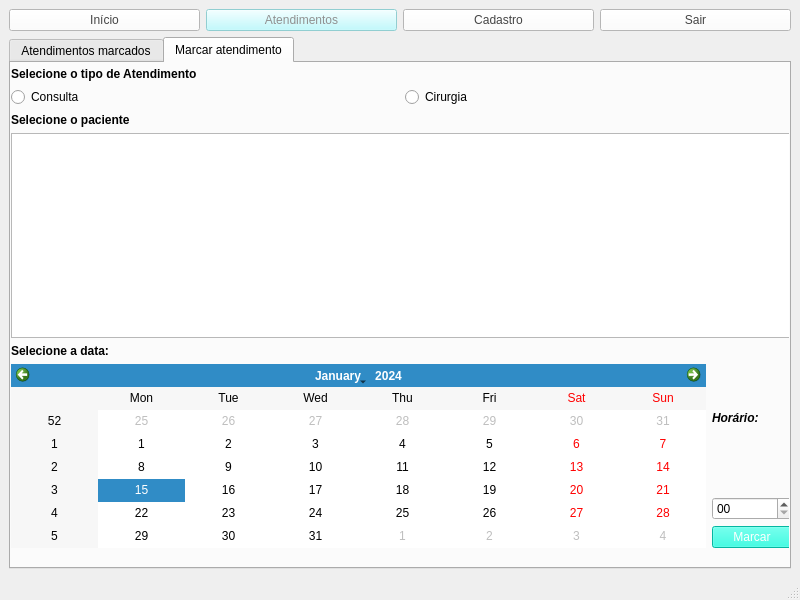
<?xml version="1.0" encoding="UTF-8"?>
<ui version="4.0">
 <class>Medico_atendimentos</class>
 <widget class="QMainWindow" name="Medico_atendimentos">
  <property name="geometry">
   <rect>
    <x>0</x>
    <y>0</y>
    <width>800</width>
    <height>600</height>
   </rect>
  </property>
  <property name="windowTitle">
   <string>MainWindow</string>
  </property>
  <widget class="QWidget" name="centralwidget">
   <layout class="QVBoxLayout" name="verticalLayout">
    <item>
     <layout class="QHBoxLayout" name="horizontalLayout">
      <item>
       <widget class="QPushButton" name="botaoInicio">
        <property name="styleSheet">
         <string notr="true">QPushButton { 
color: rgb(68, 68, 68);
background-color: rgb(255, 255, 255);
border-color: rgb(48, 245, 255);
}

QPushButton:pressed { 
color: rgb(68, 68, 68);
background-color: rgb(170, 255, 255);
border-color: rgb(48, 245, 255);
}</string>
        </property>
        <property name="text">
         <string>Início</string>
        </property>
       </widget>
      </item>
      <item>
       <widget class="QPushButton" name="botaoAtendimentos">
        <property name="enabled">
         <bool>false</bool>
        </property>
        <property name="styleSheet">
         <string notr="true">color: rgb(144, 144, 144);
background-color: rgb(176, 251, 255);
border-color: rgb(48, 245, 255);
</string>
        </property>
        <property name="text">
         <string>Atendimentos</string>
        </property>
       </widget>
      </item>
      <item>
       <widget class="QPushButton" name="botaoCadastro">
        <property name="styleSheet">
         <string notr="true">QPushButton { 
color: rgb(68, 68, 68);
background-color: rgb(255, 255, 255);
border-color: rgb(48, 245, 255);
}

QPushButton:pressed { 
color: rgb(68, 68, 68);
background-color: rgb(170, 255, 255);
border-color: rgb(48, 245, 255);
}</string>
        </property>
        <property name="text">
         <string>Cadastro</string>
        </property>
       </widget>
      </item>
      <item>
       <widget class="QPushButton" name="botaoSair">
        <property name="styleSheet">
         <string notr="true">QPushButton { 
color: rgb(68, 68, 68);
background-color: rgb(255, 255, 255);
border-color: rgb(48, 245, 255);
}

QPushButton:pressed { 
color: rgb(68, 68, 68);
background-color: rgb(170, 255, 255);
border-color: rgb(48, 245, 255);
}</string>
        </property>
        <property name="text">
         <string>Sair</string>
        </property>
       </widget>
      </item>
     </layout>
    </item>
    <item>
     <widget class="QTabWidget" name="tabWidget">
      <property name="currentIndex">
       <number>1</number>
      </property>
      <widget class="QWidget" name="Atendimentos">
       <attribute name="title">
        <string>Atendimentos marcados</string>
       </attribute>
       <widget class="QWidget" name="verticalLayoutWidget">
        <property name="geometry">
         <rect>
          <x>0</x>
          <y>0</y>
          <width>781</width>
          <height>481</height>
         </rect>
        </property>
        <layout class="QVBoxLayout" name="verticalLayout_2">
         <item>
          <layout class="QHBoxLayout" name="horizontalLayout_3">
           <item>
            <widget class="QLabel" name="seus_antendimentos">
             <property name="font">
              <font>
               <bold>true</bold>
              </font>
             </property>
             <property name="text">
              <string>Seus atendimentos</string>
             </property>
            </widget>
           </item>
           <item>
            <layout class="QHBoxLayout" name="horizontalLayout_2">
             <item>
              <widget class="QLabel" name="labelID">
               <property name="text">
                <string>ID:</string>
               </property>
              </widget>
             </item>
             <item>
              <widget class="QLabel" name="label_num_id">
               <property name="text">
                <string>TextLabel</string>
               </property>
              </widget>
             </item>
            </layout>
           </item>
          </layout>
         </item>
         <item>
          <widget class="QCalendarWidget" name="calendario_marcados">
           <property name="minimumDate">
            <date>
             <year>2024</year>
             <month>12</month>
             <day>1</day>
            </date>
           </property>
          </widget>
         </item>
         <item>
          <layout class="QHBoxLayout" name="horizontalLayout_5">
           <item>
            <widget class="QPushButton" name="botaoPesquisar">
             <property name="styleSheet">
              <string notr="true">color: rgb(255, 255, 255);
background-color: rgb(7, 255, 226);
border-color: rgb(48, 245, 255);
</string>
             </property>
             <property name="text">
              <string>Pesquisar</string>
             </property>
            </widget>
           </item>
          </layout>
         </item>
         <item>
          <widget class="QTableWidget" name="tw_atendimentos"/>
         </item>
         <item>
          <layout class="QHBoxLayout" name="horizontalLayout_4">
           <item>
            <spacer name="horizontalSpacer">
             <property name="orientation">
              <enum>Qt::Orientation::Horizontal</enum>
             </property>
             <property name="sizeHint" stdset="0">
              <size>
               <width>40</width>
               <height>20</height>
              </size>
             </property>
            </spacer>
           </item>
           <item>
            <widget class="QPushButton" name="botaoExcluir">
             <property name="styleSheet">
              <string notr="true">color: rgb(0, 126, 126);
background-color: rgb(255, 255, 255);</string>
             </property>
             <property name="text">
              <string>Excluir</string>
             </property>
            </widget>
           </item>
          </layout>
         </item>
        </layout>
       </widget>
      </widget>
      <widget class="QWidget" name="Marcar">
       <attribute name="title">
        <string>Marcar atendimento</string>
       </attribute>
       <widget class="QWidget" name="verticalLayoutWidget_6">
        <property name="geometry">
         <rect>
          <x>0</x>
          <y>4</y>
          <width>781</width>
          <height>481</height>
         </rect>
        </property>
        <layout class="QVBoxLayout" name="verticalLayout_7">
         <item>
          <widget class="QLabel" name="label_atendimento">
           <property name="font">
            <font>
             <bold>true</bold>
            </font>
           </property>
           <property name="text">
            <string>Selecione o tipo de Atendimento</string>
           </property>
          </widget>
         </item>
         <item>
          <layout class="QHBoxLayout" name="horizontalLayout_6">
           <item>
            <widget class="QRadioButton" name="rdbotaoConsulta">
             <property name="text">
              <string>Consulta</string>
             </property>
            </widget>
           </item>
           <item>
            <widget class="QRadioButton" name="rdbotaoCirurgia">
             <property name="text">
              <string>Cirurgia</string>
             </property>
            </widget>
           </item>
          </layout>
         </item>
         <item>
          <layout class="QVBoxLayout" name="verticalLayout_6">
           <item>
            <widget class="QLabel" name="label_paciente">
             <property name="font">
              <font>
               <bold>true</bold>
              </font>
             </property>
             <property name="text">
              <string>Selecione o paciente</string>
             </property>
            </widget>
           </item>
           <item>
            <widget class="QTableWidget" name="tw_pacientes"/>
           </item>
           <item>
            <layout class="QHBoxLayout" name="horizontalLayout_7">
             <item>
              <layout class="QVBoxLayout" name="verticalLayout_5">
               <item>
                <widget class="QLabel" name="label_data">
                 <property name="font">
                  <font>
                   <bold>true</bold>
                  </font>
                 </property>
                 <property name="text">
                  <string>Selecione a data:</string>
                 </property>
                </widget>
               </item>
               <item>
                <widget class="QCalendarWidget" name="calendario"/>
               </item>
              </layout>
             </item>
             <item>
              <layout class="QVBoxLayout" name="verticalLayout_4">
               <item>
                <layout class="QVBoxLayout" name="verticalLayout_3">
                 <item>
                  <widget class="QLabel" name="label_horario">
                   <property name="font">
                    <font>
                     <italic>true</italic>
                     <bold>true</bold>
                    </font>
                   </property>
                   <property name="text">
                    <string>Horário:</string>
                   </property>
                  </widget>
                 </item>
                 <item>
                  <widget class="QTimeEdit" name="time_edit">
                   <property name="displayFormat">
                    <string>HH</string>
                   </property>
                  </widget>
                 </item>
                </layout>
               </item>
               <item>
                <widget class="QPushButton" name="botaoMarcar">
                 <property name="styleSheet">
                  <string notr="true">color: rgb(255, 255, 255);
background-color: rgb(7, 255, 226);
border-color: rgb(48, 245, 255);
</string>
                 </property>
                 <property name="text">
                  <string>Marcar</string>
                 </property>
                </widget>
               </item>
              </layout>
             </item>
            </layout>
           </item>
          </layout>
         </item>
        </layout>
       </widget>
      </widget>
     </widget>
    </item>
   </layout>
  </widget>
  <widget class="QMenuBar" name="menubar">
   <property name="geometry">
    <rect>
     <x>0</x>
     <y>0</y>
     <width>800</width>
     <height>21</height>
    </rect>
   </property>
  </widget>
  <widget class="QStatusBar" name="statusbar"/>
 </widget>
 <resources/>
 <connections/>
</ui>
